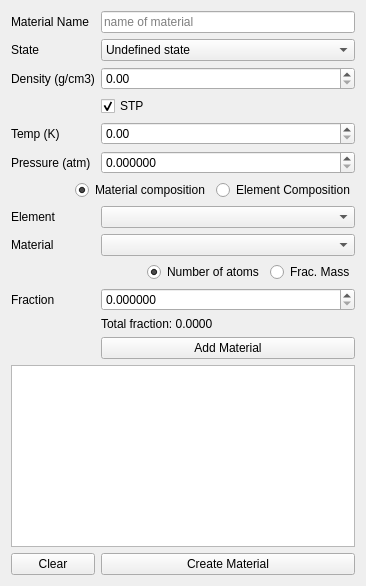
<?xml version="1.0" encoding="UTF-8"?>
<ui version="4.0">
 <class>SimpleMaterialBuilder</class>
 <widget class="QWidget" name="SimpleMaterialBuilder">
  <property name="geometry">
   <rect>
    <x>0</x>
    <y>0</y>
    <width>366</width>
    <height>586</height>
   </rect>
  </property>
  <property name="windowTitle">
   <string>Form</string>
  </property>
  <property name="styleSheet">
   <string notr="true">font: 8pt &quot;Ubuntu Condensed&quot;;</string>
  </property>
  <layout class="QGridLayout" name="gridLayout_2">
   <item row="4" column="0">
    <widget class="QLabel" name="temp_label">
     <property name="text">
      <string>Temp (K)</string>
     </property>
    </widget>
   </item>
   <item row="10" column="0">
    <widget class="QLabel" name="material_fraction_label_3">
     <property name="text">
      <string>Material</string>
     </property>
    </widget>
   </item>
   <item row="5" column="0">
    <widget class="QLabel" name="press_label">
     <property name="text">
      <string>Pressure (atm)</string>
     </property>
    </widget>
   </item>
   <item row="17" column="0">
    <widget class="QPushButton" name="clear">
     <property name="text">
      <string>Clear</string>
     </property>
    </widget>
   </item>
   <item row="15" column="1">
    <widget class="QPushButton" name="add_material">
     <property name="text">
      <string>Add Material</string>
     </property>
    </widget>
   </item>
   <item row="16" column="0" colspan="2">
    <widget class="QTextEdit" name="materialList"/>
   </item>
   <item row="5" column="1">
    <widget class="QDoubleSpinBox" name="material_pressure">
     <property name="decimals">
      <number>6</number>
     </property>
     <property name="maximum">
      <double>10000000.000000000000000</double>
     </property>
    </widget>
   </item>
   <item row="1" column="0">
    <widget class="QLabel" name="label_7">
     <property name="text">
      <string>State</string>
     </property>
    </widget>
   </item>
   <item row="2" column="1">
    <widget class="QDoubleSpinBox" name="material_density">
     <property name="maximum">
      <double>1000000.000000000000000</double>
     </property>
    </widget>
   </item>
   <item row="10" column="1">
    <widget class="QComboBox" name="g4materiallist">
     <property name="sizePolicy">
      <sizepolicy hsizetype="MinimumExpanding" vsizetype="Fixed">
       <horstretch>0</horstretch>
       <verstretch>0</verstretch>
      </sizepolicy>
     </property>
    </widget>
   </item>
   <item row="17" column="1">
    <widget class="QPushButton" name="create_material">
     <property name="text">
      <string>Create Material</string>
     </property>
    </widget>
   </item>
   <item row="9" column="1">
    <widget class="QComboBox" name="g4elementlist">
     <property name="sizePolicy">
      <sizepolicy hsizetype="MinimumExpanding" vsizetype="Fixed">
       <horstretch>0</horstretch>
       <verstretch>0</verstretch>
      </sizepolicy>
     </property>
    </widget>
   </item>
   <item row="1" column="1">
    <widget class="QComboBox" name="material_state">
     <item>
      <property name="text">
       <string>Undefined state</string>
      </property>
     </item>
     <item>
      <property name="text">
       <string>Solid</string>
      </property>
     </item>
     <item>
      <property name="text">
       <string>Liquid</string>
      </property>
     </item>
     <item>
      <property name="text">
       <string>Gas</string>
      </property>
     </item>
     <item>
      <property name="text">
       <string/>
      </property>
     </item>
    </widget>
   </item>
   <item row="12" column="0">
    <widget class="QLabel" name="fraction_label">
     <property name="text">
      <string>Fraction</string>
     </property>
    </widget>
   </item>
   <item row="9" column="0">
    <widget class="QLabel" name="element_label">
     <property name="text">
      <string>Element</string>
     </property>
    </widget>
   </item>
   <item row="3" column="1">
    <widget class="QCheckBox" name="material_stp">
     <property name="text">
      <string>STP</string>
     </property>
     <property name="checked">
      <bool>true</bool>
     </property>
    </widget>
   </item>
   <item row="6" column="0" colspan="2">
    <layout class="QHBoxLayout" name="horizontalLayout_2">
     <item>
      <spacer name="horizontalSpacer">
       <property name="orientation">
        <enum>Qt::Horizontal</enum>
       </property>
       <property name="sizeHint" stdset="0">
        <size>
         <width>40</width>
         <height>20</height>
        </size>
       </property>
      </spacer>
     </item>
     <item>
      <widget class="QRadioButton" name="mat_composition">
       <property name="text">
        <string>Material composition</string>
       </property>
       <property name="checked">
        <bool>true</bool>
       </property>
       <attribute name="buttonGroup">
        <string notr="true">buttonGroup</string>
       </attribute>
      </widget>
     </item>
     <item>
      <widget class="QRadioButton" name="elementalcomposition">
       <property name="text">
        <string>Element Composition</string>
       </property>
       <attribute name="buttonGroup">
        <string notr="true">buttonGroup</string>
       </attribute>
      </widget>
     </item>
    </layout>
   </item>
   <item row="2" column="0">
    <widget class="QLabel" name="label_3">
     <property name="text">
      <string>Density (g/cm3)</string>
     </property>
    </widget>
   </item>
   <item row="4" column="1">
    <widget class="QDoubleSpinBox" name="material_temp">
     <property name="maximum">
      <double>100000000.000000000000000</double>
     </property>
    </widget>
   </item>
   <item row="12" column="1">
    <widget class="QDoubleSpinBox" name="material_fraction">
     <property name="decimals">
      <number>6</number>
     </property>
     <property name="maximum">
      <double>1.000000000000000</double>
     </property>
    </widget>
   </item>
   <item row="0" column="1">
    <widget class="QLineEdit" name="material_name">
     <property name="placeholderText">
      <string>name of material</string>
     </property>
    </widget>
   </item>
   <item row="14" column="1">
    <widget class="QLabel" name="totfrac_label">
     <property name="text">
      <string>Total fraction: 0.0000</string>
     </property>
    </widget>
   </item>
   <item row="0" column="0">
    <widget class="QLabel" name="label_6">
     <property name="text">
      <string>Material Name</string>
     </property>
    </widget>
   </item>
   <item row="11" column="1">
    <layout class="QHBoxLayout" name="horizontalLayout">
     <item>
      <spacer name="horizontalSpacer_2">
       <property name="orientation">
        <enum>Qt::Horizontal</enum>
       </property>
       <property name="sizeHint" stdset="0">
        <size>
         <width>40</width>
         <height>20</height>
        </size>
       </property>
      </spacer>
     </item>
     <item>
      <widget class="QRadioButton" name="number_of_atoms">
       <property name="text">
        <string>Number of atoms</string>
       </property>
       <property name="checked">
        <bool>true</bool>
       </property>
       <attribute name="buttonGroup">
        <string notr="true">buttonGroup_2</string>
       </attribute>
      </widget>
     </item>
     <item>
      <widget class="QRadioButton" name="frac_mass">
       <property name="text">
        <string>Frac. Mass</string>
       </property>
       <attribute name="buttonGroup">
        <string notr="true">buttonGroup_2</string>
       </attribute>
      </widget>
     </item>
    </layout>
   </item>
  </layout>
 </widget>
 <resources/>
 <connections/>
 <buttongroups>
  <buttongroup name="buttonGroup"/>
  <buttongroup name="buttonGroup_2"/>
 </buttongroups>
</ui>
